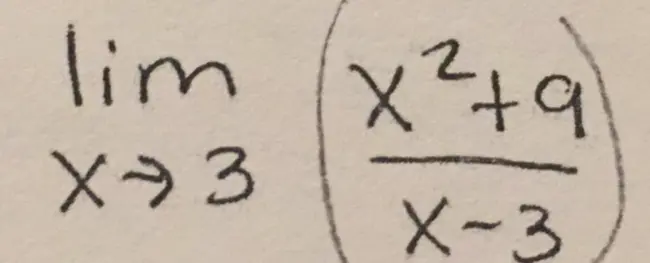
#> input picture src/test-images/limits.png, 650 x 263 px
$ python mathProcessing.py
#> lines starting #> are read from the running program, lines starting #| are printed output that depends on the picture; after the words box and inside, x2 and y2 are one past the last pixel; in counts of white or black regions, pixels touching at a corner belong together
import cv2
import pytesseract
import sympy as sp

# Set Tesseract OCR path (if needed)
# pytesseract.pytesseract.tesseract_cmd = r'C:\Program Files\Tesseract-OCR\tesseract.exe'

def preprocess_image(image_path):
    """Preprocess the image for better OCR accuracy."""
#> called with image_path = 'test-images/limits.png'
    img = cv2.imread(image_path, cv2.IMREAD_GRAYSCALE)
#> img: shape (263, 650); min 30, max 212, mean 182.7
    img = cv2.threshold(img, 128, 255, cv2.THRESH_BINARY | cv2.THRESH_OTSU)[1]
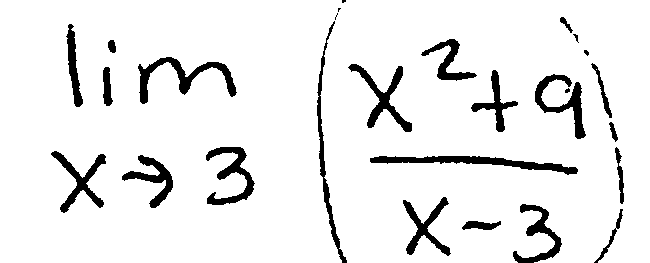
#> img: shape (263, 650); 92% white; 27 black regions (4 under 20 px), largest, box (x1, y1, x2, y2) and area: (370, 156, 578, 175) 1370, (138, 57, 237, 104) 1227, (348, 64, 412, 132) 1063
    return img

def extract_text_from_image(image_path):
    """Extracts text from an image using pytesseract."""
    img = preprocess_image(image_path)
#> (the run stopped early here; a loop or call above may not have finished)

$ run again, with src/test-images/test.png copied over src/test-images/limits.png
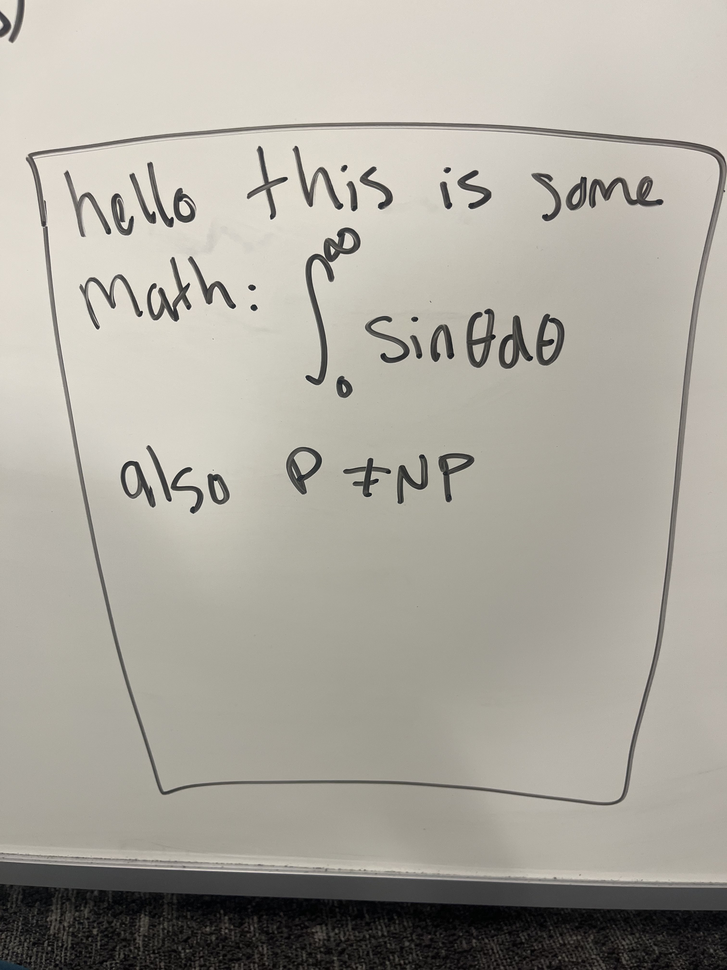
#> input picture src/test-images/test.png, 727 x 970 px, shrunk from 3024 x 4032 before the run
#> in preprocess_image, `img = cv2.threshold(img, 128, 255, cv2.THRESH_BINARY | cv2.THRESH_OTSU..`:
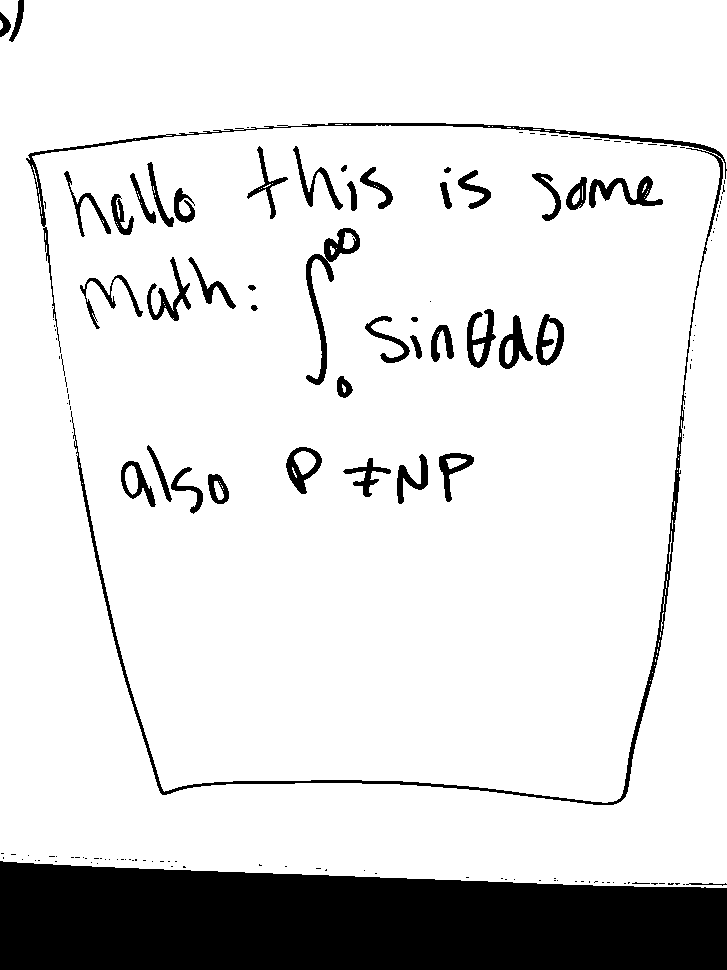
#> img: shape (970, 727); 86.8% white; 161 black regions (116 under 20 px), largest, box (x1, y1, x2, y2) and area: (0, 861, 727, 970) 67929, (26, 123, 727, 805) 7276, (306, 228, 360, 385) 1565
